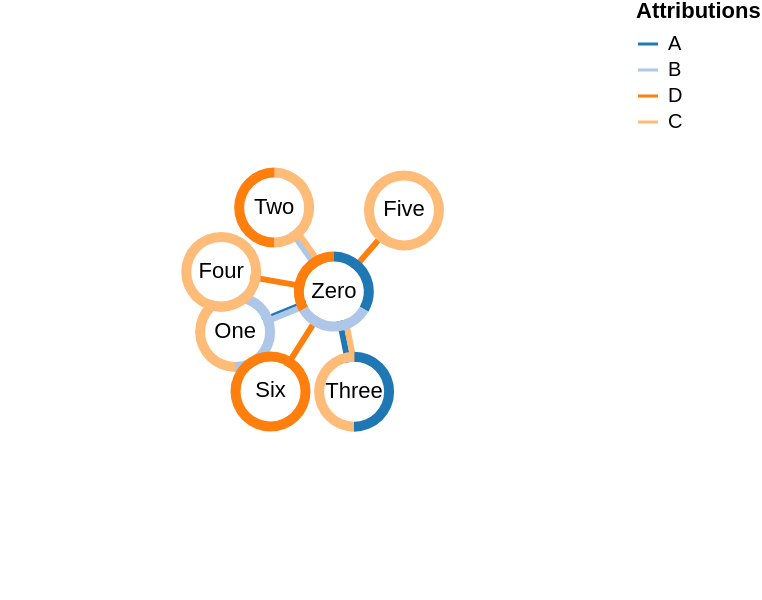

This figure's Vega-Lite source:
### Vega specification from a JSON file in a GitHub repository (floating-point values rounded to 4 significant figures)
{"$schema": "https://vega.github.io/schema/vega/v5.json", "description": "A node-link diagram with force-directed layout, depicting character co-occurrence in the novel Les Misérables.", "width": 300, "height": 300, "padding": 0, "signals": [{"name": "cx", "update": "width / 2"}, {"name": "cy", "update": "height / 2"}, {"name": "innerRadius", "value": 15}, {"name": "bandWidth", "value": 5}, {"name": "nodeCharge", "value": -80}, {"name": "linkDistance", "value": 80}], "scales": [{"name": "color", "type": "ordinal", "range": {"scheme": "category20"}, "domain": {"fields": [{"data": "node-attributions", "field": "attribution"}, {"data": "link-attributions", "field": "attribution"}]}}], "legends": [{"title": "Attributions", "stroke": "color", "symbolType": "stroke"}], "marks": [{"name": "links", "type": "group", "from": {"facet": {"data": "link-attributions", "name": "link-facets", "groupby": "id"}}, "data": [{"name": "linky-data", "source": "link-facets", "transform": [{"type": "formula", "expr": "datum.x+(datum._idx*3)", "as": "x"}, {"type": "formula", "expr": "datum.x2+(datum._idx*3)", "as": "x2"}]}], "marks": [{"type": "rule", "name": "lines", "from": {"data": "linky-data"}, "encode": {"enter": {"stroke": {"scale": "color", "field": "attribution"}, "strokeWidth": {"value": 3}}, "update": {"x": {"field": "x"}, "y": {"field": "y"}, "x2": {"field": "x2"}, "y2": {"field": "y2"}}}}]}, {"name": "nodes", "type": "group", "from": {"facet": {"data": "node-attributions", "name": "node-facets", "groupby": "id"}}, "data": [{"name": "attribution-arcs", "source": "node-facets", "transform": [{"type": "pie", "field": "weight", "startAngle": 0, "endAngle": 6.29, "sort": true}]}], "marks": [{"type": "symbol", "from": {"data": "attribution-arcs"}, "encode": {"enter": {"fill": {"value": "white"}, "size": {"signal": "2 * (innerRadius+bandWidth+1) * (innerRadius+bandWidth+1)"}}, "update": {"x": {"field": "x"}, "y": {"field": "y"}}}}, {"type": "arc", "from": {"data": "attribution-arcs"}, "encode": {"enter": {"fill": {"scale": "color", "field": "attribution"}, "startAngle": {"field": "startAngle"}, "endAngle": {"field": "endAngle"}, "innerRadius": {"signal": "innerRadius"}, "outerRadius": {"signal": "innerRadius+bandWidth"}}, "update": {"x": {"field": "x"}, "y": {"field": "y"}}}}]}, {"type": "text", "name": "labels", "from": {"data": "position"}, "encode": {"enter": {"fill": {"value": "black"}, "text": {"field": "label"}, "align": {"value": "center"}, "baseline": {"value": "middle"}}, "update": {"x": {"field": "x"}, "y": {"field": "y"}}}}], "data": [{"name": "node-data", "values": [{"id": 0, "label": "Zero", "attribution": ["A", "B", "D"]}, {"id": 1, "label": "One", "attribution": ["B", "C"]}, {"id": 2, "label": "Two", "attribution": ["C", "D"]}, {"id": 3, "label": "Three", "attribution": ["A", "C"]}, {"id": 4, "label": "Four", "attribution": ["C"]}, {"id": 5, "label": "Five", "attribution": ["C"]}, {"id": 6, "label": "Six", "attribution": ["D"]}]}, {"name": "link-data", "values": [{"id": 1, "source": 0, "target": 1, "attribution": ["A", "B"]}, {"id": 2, "source": 0, "target": 2, "attribution": ["B", "C"]}, {"id": 3, "source": 0, "target": 3, "attribution": ["A", "C"]}, {"id": 4, "source": 0, "target": 4, "attribution": ["D"]}, {"id": 5, "source": 0, "target": 5, "attribution": ["D"]}, {"id": 6, "source": 0, "target": 6, "attribution": ["D"]}]}, {"name": "position", "source": "node-data", "transform": [{"type": "force", "iterations": 300, "signal": "position-tick", "forces": [{"force": "center", "x": {"signal": "cx"}, "y": {"signal": "cy"}}, {"force": "collide", "radius": {"signal": "innerRadius+bandWidth"}}, {"force": "nbody", "strength": {"signal": "nodeCharge"}}, {"force": "link", "links": "link-data", "distance": {"signal": "linkDistance"}}]}]}, {"name": "node-attributions", "source": "position", "transform": [{"type": "flatten", "fields": ["attribution"]}, {"type": "formula", "as": "weight", "expr": "1"}]}, {"name": "link-attributions", "source": "link-data", "transform": [{"type": "flatten", "fields": ["attribution"], "index": "_idx"}, {"type": "formula", "as": "weight", "expr": "1"}, {"type": "project", "fields": ["id", "weight", "attribution", "_idx", "source.x", "source.y", "target.x", "target.y"], "as": ["id", "weight", "attribution", "_idx", "x", "y", "x2", "y2"]}]}]}
